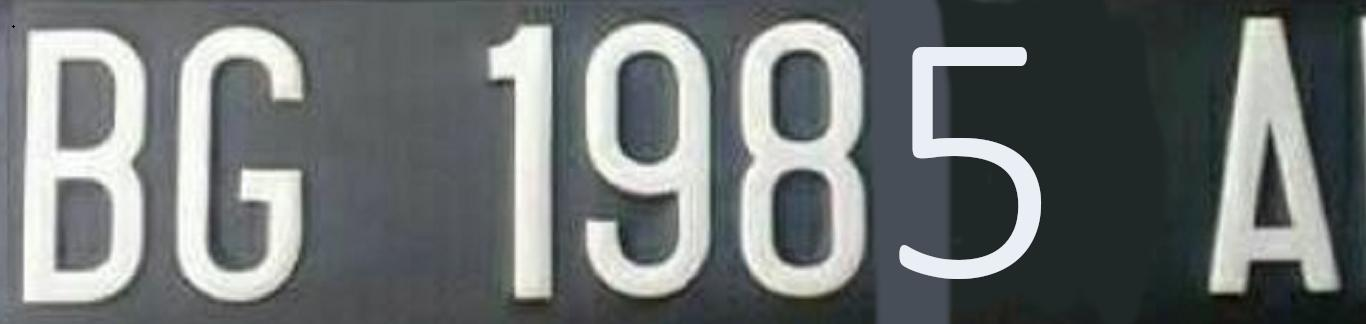
#> input picture dummy/BG1985A_png.rf.cb67a6bb3be8b643e9c7d15202c96344.jpg, 1366 x 324 px, found by its file name
$ jupyter execute Midterm_Aristya.ipynb   (shell and % lines are left out)
#> lines starting #> are read from the running program, lines starting #| are printed output that depends on the picture
[cell 1]
import numpy as np
import cv2 as cv
import matplotlib.pyplot as plt
from google.colab.patches import cv2_imshow
import cv2
from sklearn.cluster import KMeans

[cell 2]
image_paths = [
    '/content/BG1985A_png.rf.cb67a6bb3be8b643e9c7d15202c96344.jpg',
    '/content/BM45552Q_PNG.rf.6695889326ec6edcee3e8ec895a515e2.jpg',
    '/content/BM45558Q_PNG.rf.336f13e66b098cd37be10ac1ede207e9.jpg',
    '/content/BM7098V_PNG.rf.f9bf79142de1caca7e3bf4a87b5958bf.jpg',
    '/content/BM9098V_PNG.rf.36b28183ada2d698e331cfffcfe2f1d0.jpg'
]

# Define the number of clusters (K)
K = 2

for image_path in image_paths:
    # Load the image
    img = cv.imread(image_path)
#> img is the input picture: shape (324, 1366, 3); mean B, G, R 114.9, 114.8, 109.8

    h, w, ch = img.shape
#> h = 324; w = 1366; ch = 3

    data = img / 255.0
    data = data.reshape(h * w, ch)

    # Perform K-Means clustering to reduce colors
    kmeans = KMeans(n_clusters=K, random_state=0).fit(data)
    new_colors = kmeans.cluster_centers_[kmeans.labels_]

    # Reshape the recolored data
    img_recolored = (new_colors * 255).astype(np.uint8).reshape(img.shape)
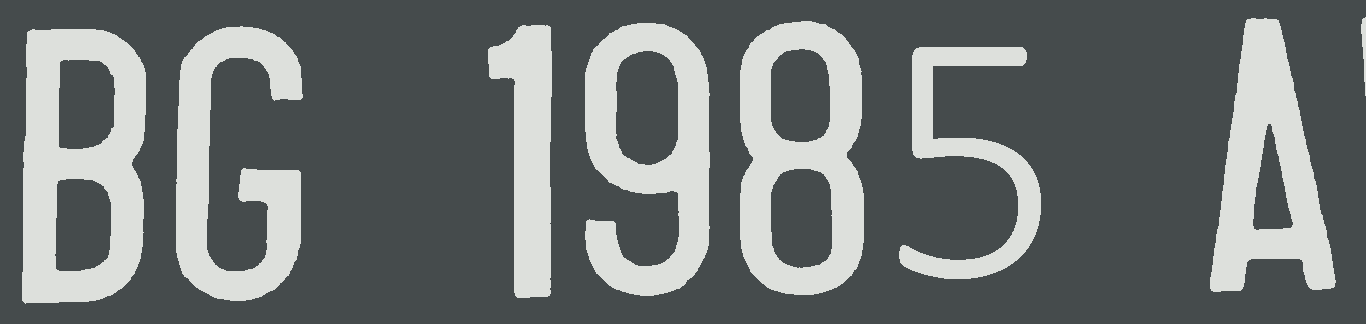
#> img_recolored: shape (324, 1366, 3); mean B, G, R 114.2, 114.5, 109.3

    # Display the original and recolored images
    fig, ax = plt.subplots(1, 2, figsize=(16, 6), subplot_kw=dict(xticks=[], yticks=[]))
    fig.subplots_adjust(wspace=0.05)
    ax[0].imshow(cv2.cvtColor(img, cv2.COLOR_BGR2RGB))
    ax[0].set_title('Original Image', size=16)
    ax[1].imshow(cv2.cvtColor(img_recolored, cv2.COLOR_BGR2RGB))
    ax[1].set_title('2-color Image', size=16)
    plt.show()
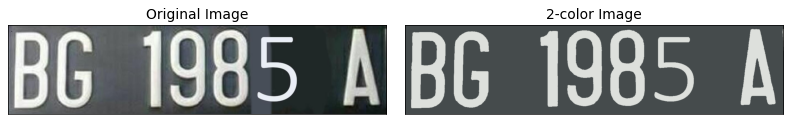
#> figure drawn by matplotlib, 2 panels
#> pass 2 of the loop `for image_path in image_paths:`:
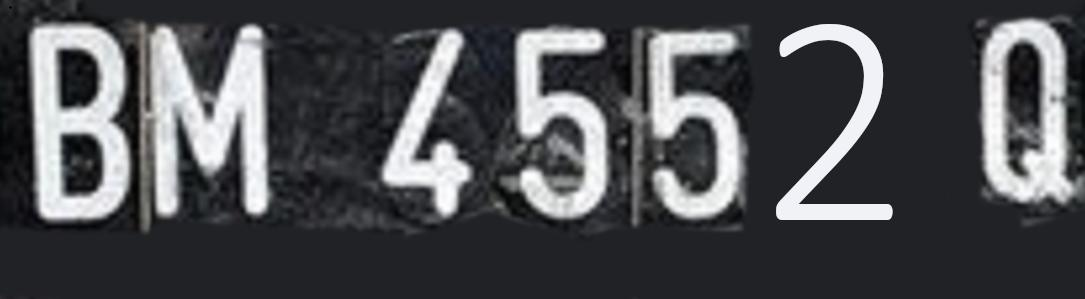
#> input picture dummy/BM45552Q_PNG.rf.6695889326ec6edcee3e8ec895a515e2.jpg, 1085 x 299 px, found by its file name
#> img is the input picture: shape (299, 1085, 3); mean B, G, R 80.6, 77.4, 76.4
#> data: shape (299, 1085, 3) float64
#> `img_recolored = (new_colors * 255).astype(np.uint8).reshape(img.shape)`:
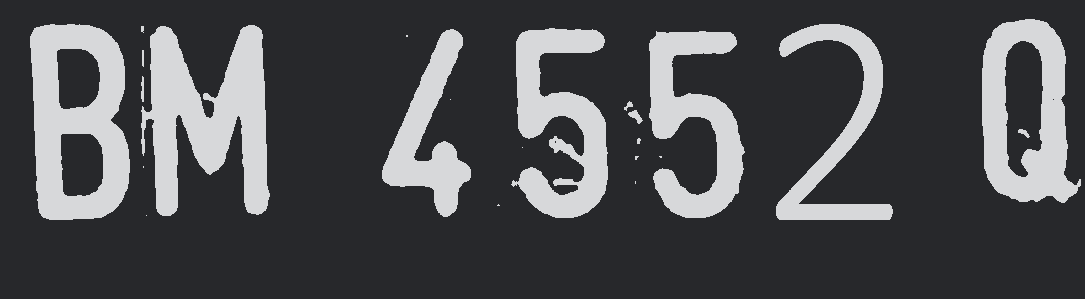
#> img_recolored: shape (299, 1085, 3); mean B, G, R 80, 77.2, 76.2
#> `plt.show()`:
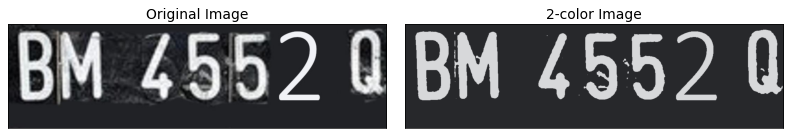
#> figure drawn by matplotlib, 2 panels
#> pass 3 of the loop `for image_path in image_paths:`:
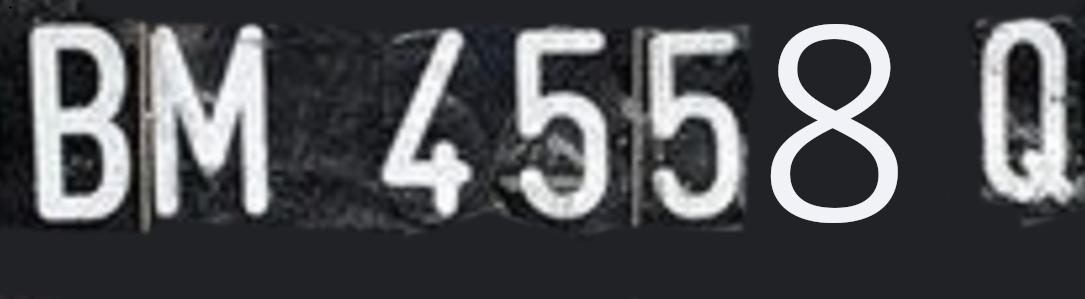
#> input picture dummy/BM45558Q_PNG.rf.336f13e66b098cd37be10ac1ede207e9.jpg, 1085 x 299 px, found by its file name
#> img is the input picture: shape (299, 1085, 3); mean B, G, R 82.7, 79.5, 78.4
#> `img_recolored = (new_colors * 255).astype(np.uint8).reshape(img.shape)`:
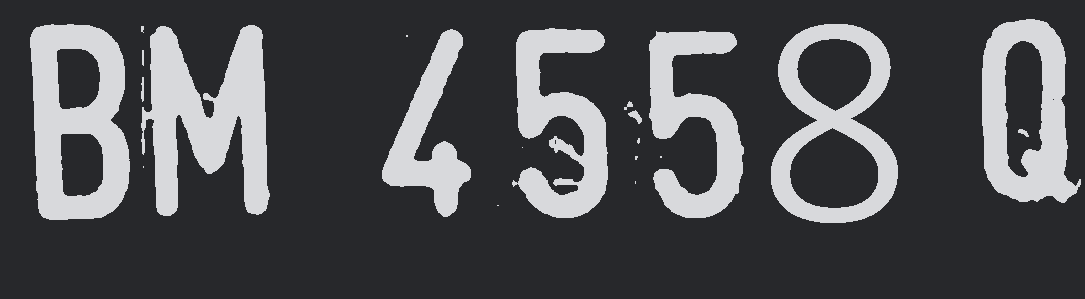
#> img_recolored: shape (299, 1085, 3); mean B, G, R 82.1, 79.1, 78.1
#> `plt.show()`:
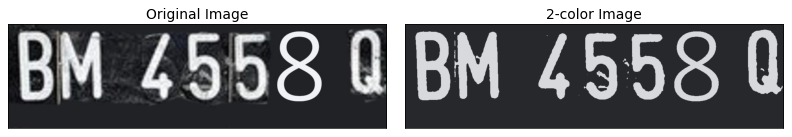
#> figure drawn by matplotlib, 2 panels
#> the loop made 5 passes; the first 3 are shown
